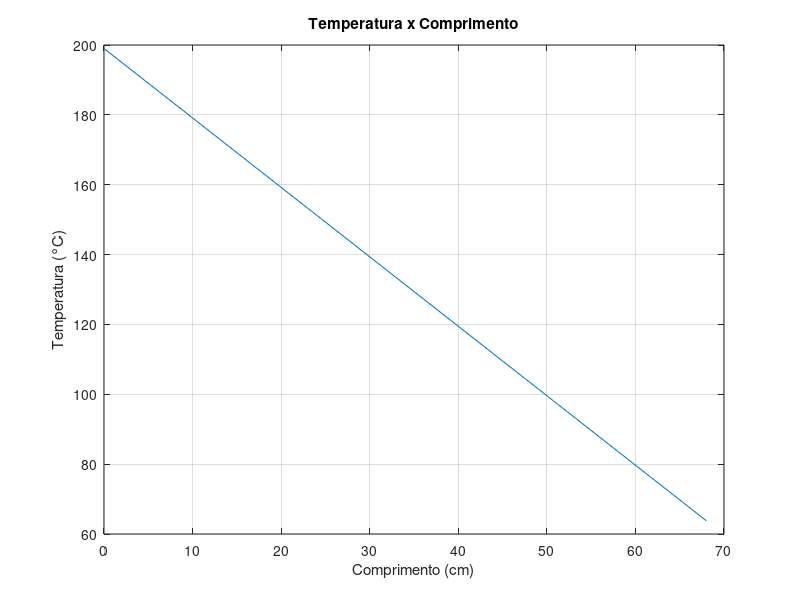

Reproduce this figure in MATLAB. (Note: this script raises an error after producing the figure.)
% Trabalho 9 - Nathaniel Sousa Barreto - 12311EMT005
% Transferência de calor em uma parede fina - 04/04/2024
%
% Equação - T(i) = ((T2 - T1) / L) * x + T1;
% L - comprimento;
% T1 - temperatura 1  /   T2 - Temperatura 2;
%
% Respostas:
% alternativa c) 162.1437
% alternativa d) 93.1336
% alternativa e) 8.1106
% alternativa f) 66.25 está entre 64.850 e 66.500


clc
clear all
clear global

d = 3;
L = 5*d + 70;
T1 = ((d)^2) + 190;
T2 = 10*d;
n= input('Digite a quantidade de pontos: ');
inc = L / n;
x = 0;
x2 = 0;
c = 2 * L / 7;
D = T2 + (d / 2);
e = T1 - 2 * d;
F = ((T1 + T2) / 4);
disp(' ');

disp(['Selecione  no grafico no valor da posição ', num2str(c)]);
disp(['Selecione no grafico no valor de temperatura ', num2str(D)]);
disp(['Selecione no grafico no valor de temperatura ', num2str(e)]);

for i = 1:1:n
    T(i) = ((T2 - T1) / L) * x + T1;
    X(i) = x;
    x = x + inc;
end

for o = 1:1:100
    R(o) = ((T2 - T1) / L) * x2 + T1;
    x2 = x2 + (L / 100);
end

o = 1;
while o <= 100
    if R(o) <= ((T1 + T2) / 4) + inc && R(o) >= ((T1 + T2) / 4)
        Q1 = R(o);
        Q2 = R(o + 1);
        break;
    end
    o = o + 1;
end


plot(X, T)
title('Temperatura x Comprimento')
ylabel('Temperatura (°C)')
xlabel('Comprimento (cm)')
[xs, ys] = ginput(3);
grid on

disp(' ');
disp('Resposta da alternativa c:');
disp(['O valor da temperatura na posição ', num2str(c), ' é de: ', num2str(ys(1))]);
disp(' ');
disp('Resposta da alternativa d:');
disp(['O valor da posição na temperatura ', num2str(D), ' é de: ', num2str(xs(2))]);
disp(' ');
disp('Resposta da alternativa e:');
disp(['O valor da posição na temperatura ', num2str(e), ' é de: ', num2str(xs(3))]);
disp(' ');
disp('Resposta da alternativa f:');
disp(['O valor de ', num2str(F), ' está entre os valores ', num2str(Q2), ' e ', num2str(Q1)]);





